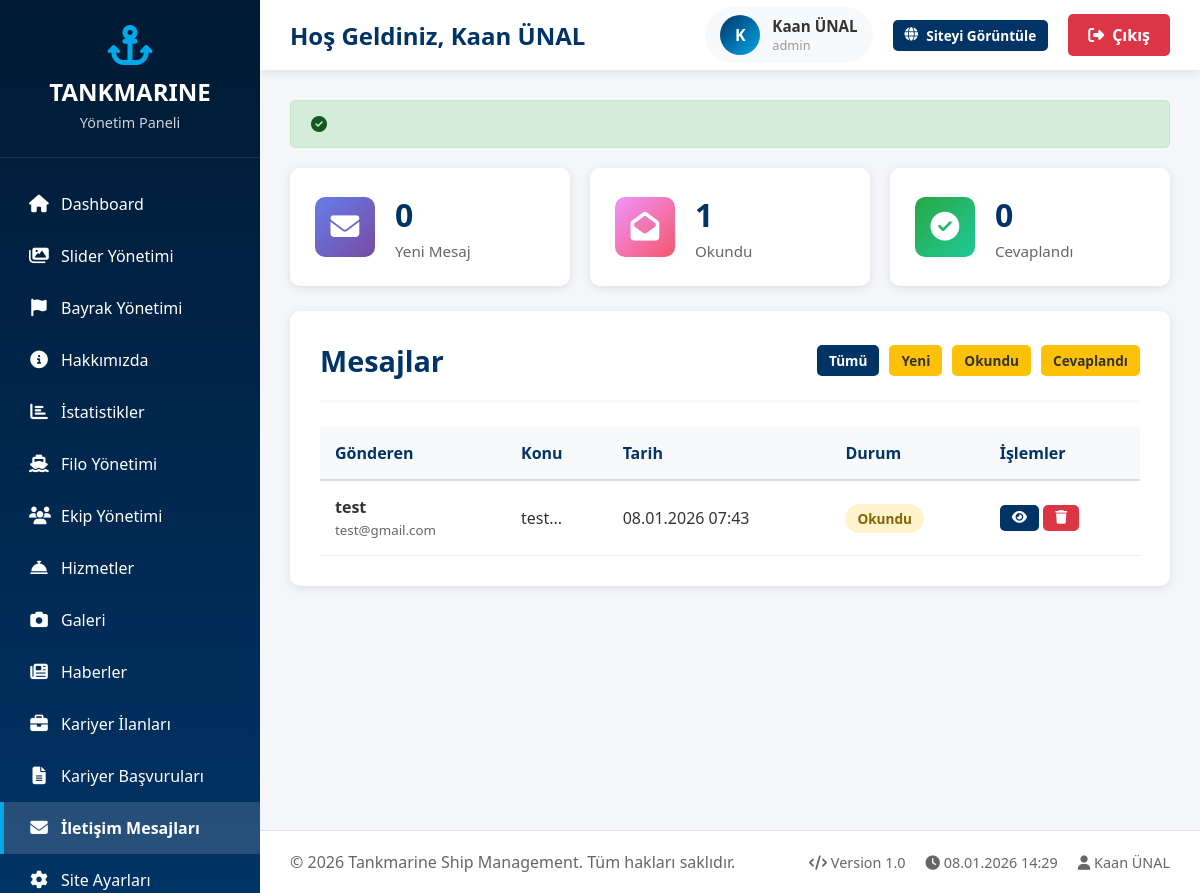
Screenshot of /admin/messages.php (signed in) with the database file from the repository.
### tables this page shows
CREATE TABLE `contact_messages` (
  `id` int(11) NOT NULL,
  `name` varchar(255) DEFAULT NULL,
  `email` varchar(100) DEFAULT NULL,
  `phone` varchar(50) DEFAULT NULL,
  `subject` varchar(255) DEFAULT NULL,
  `message` text DEFAULT NULL,
  `status` varchar(50) DEFAULT 'new',
  `created_at` timestamp NOT NULL DEFAULT current_timestamp()
);

### config.php (called while the page is built, shortened)
<?php
try {
    $pdo = new PDO(
        "mysql:host=" . DB_HOST . ";dbname=" . DB_NAME . ";charset=utf8mb4",
        DB_USER,
        DB_PASS,
        [
            PDO::ATTR_ERRMODE => PDO::ERRMODE_EXCEPTION,
            PDO::ATTR_DEFAULT_FETCH_MODE => PDO::FETCH_ASSOC,
            PDO::ATTR_EMULATE_PREPARES => false
        ]
    );
} catch(PDOException $e) {
    die("Veritabanı bağlantı hatası: " . $e->getMessage());
}
function flash($key, $value = null) {
    if ($value === null) {
        if (isset($_SESSION['flash'][$key])) {
            $value = $_SESSION['flash'][$key];
            return $value;
        }
        return null;
    }
}
function isAdmin() {
    return isset($_SESSION['admin_id']);
}
function getAdmin() {
    global $pdo;
    $stmt = $pdo->prepare("SELECT * FROM admin_users WHERE id = ?");
    $stmt->execute([$_SESSION['admin_id']]);
    return $stmt->fetch();
}
?>

### admin/messages.php (the view, shortened to what this page needs)
<?php
require_once 'header.php';
$view_message = null;
$filter = $_GET['filter'] ?? 'all';
if ($filter == 'new') {
    $stmt = $pdo->query("SELECT * FROM contact_messages WHERE status = 'new' ORDER BY created_at DESC");
} elseif ($filter == 'read') {
    $stmt = $pdo->query("SELECT * FROM contact_messages WHERE status = 'read' ORDER BY created_at DESC");
} elseif ($filter == 'replied') {
    $stmt = $pdo->query("SELECT * FROM contact_messages WHERE status = 'replied' ORDER BY created_at DESC");
} else {
    $stmt = $pdo->query("SELECT * FROM contact_messages ORDER BY created_at DESC");
}
$messages = $stmt->fetchAll();
$new_count = $pdo->query("SELECT COUNT(*) FROM contact_messages WHERE status = 'new'")->fetchColumn();
$read_count = $pdo->query("SELECT COUNT(*) FROM contact_messages WHERE status = 'read'")->fetchColumn();
$replied_count = $pdo->query("SELECT COUNT(*) FROM contact_messages WHERE status = 'replied'")->fetchColumn();
?>
<?php if(flash('success')): ?>
<div class="alert alert-success"><i class="fas fa-check-circle"></i> <?php echo flash('success'); ?></div>
<?php endif; ?>
<?php if($view_message): ?>
<div class="content-card">
    <div class="content-header">
        <h2>Mesaj Detayı</h2>
        <a href="messages.php" class="btn btn-primary btn-sm">
            <i class="fas fa-arrow-left"></i> Geri Dön
        </a>
    </div>
    <div style="background: var(--light); padding: 25px; border-radius: 10px; margin-bottom: 20px;">
        <div style="display: grid; grid-template-columns: 1fr 1fr; gap: 20px; margin-bottom: 20px;">
            <div>
                <strong style="color: var(--primary);">Gönderen:</strong>
                <p style="margin-top: 5px; font-size: 1.1rem;"><?php echo htmlspecialchars($view_message['name']); ?></p>
            </div>
            <div>
                <strong style="color: var(--primary);">Tarih:</strong>
                <p style="margin-top: 5px;"><?php echo date('d.m.Y H:i', strtotime($view_message['created_at'])); ?></p>
            </div>
            <div>
                <strong style="color: var(--primary);">E-posta:</strong>
                <p style="margin-top: 5px;">
                    <a href="mailto:<?php echo $view_message['email']; ?>" style="color: var(--accent);">
                        <?php echo htmlspecialchars($view_message['email']); ?>
                    </a>
                </p>
            </div>
            <div>
                <strong style="color: var(--primary);">Telefon:</strong>
                <p style="margin-top: 5px;">
                    <a href="tel:<?php echo $view_message['phone']; ?>" style="color: var(--accent);">
                        <?php echo htmlspecialchars($view_message['phone']); ?>
                    </a>
                </p>
            </div>
        </div>
        <div style="margin-bottom: 20px;">
            <strong style="color: var(--primary);">Konu:</strong>
            <p style="margin-top: 5px; font-size: 1.1rem; font-weight: 600;">
                <?php echo htmlspecialchars($view_message['subject']); ?>
            </p>
        </div>
        <div>
            <strong style="color: var(--primary);">Mesaj:</strong>
            <p style="margin-top: 10px; line-height: 1.8; white-space: pre-wrap;">
                <?php echo htmlspecialchars($view_message['message']); ?>
            </p>
        </div>
    </div>
    <form method="POST" style="display: flex; gap: 10px; align-items: center;">
        <input type="hidden" name="message_id" value="<?php echo $view_message['id']; ?>">
        <select name="status" class="form-control" style="width: auto;">
            <option value="new" <?php echo $view_message['status'] == 'new' ? 'selected' : ''; ?>>Yeni</option>
            <option value="read" <?php echo $view_message['status'] == 'read' ? 'selected' : ''; ?>>Okundu</option>
            <option value="replied" <?php echo $view_message['status'] == 'replied' ? 'selected' : ''; ?>>Cevaplandı</option>
        </select>
        <button type="submit" name="update_status" class="btn btn-success">
            <i class="fas fa-save"></i> Durumu Güncelle
        </button>
        <a href="mailto:<?php echo $view_message['email']; ?>?subject=Re: <?php echo urlencode($view_message['subject']); ?>" class="btn btn-primary">
            <i class="fas fa-reply"></i> E-posta ile Cevapla
        </a>
        <a href="messages.php?delete=<?php echo $view_message['id']; ?>" class="btn btn-danger" onclick="return confirmDelete()">
            <i class="fas fa-trash"></i> Sil
        </a>
    </form>
</div>
<?php else: ?>
<div style="display: grid; grid-template-columns: repeat(3, 1fr); gap: 20px; margin-bottom: 25px;">
    <div class="stat-card">
        <div class="stat-icon blue">
            <i class="fas fa-envelope"></i>
        </div>
        <div class="stat-info">
            <h3><?php echo $new_count; ?></h3>
            <p>Yeni Mesaj</p>
        </div>
    </div>
    <div class="stat-card">
        <div class="stat-icon orange">
            <i class="fas fa-envelope-open"></i>
        </div>
        <div class="stat-info">
            <h3><?php echo $read_count; ?></h3>
            <p>Okundu</p>
        </div>
    </div>
    <div class="stat-card">
        <div class="stat-icon green">
            <i class="fas fa-check-circle"></i>
        </div>
        <div class="stat-info">
            <h3><?php echo $replied_count; ?></h3>
            <p>Cevaplandı</p>
        </div>
    </div>
</div>
<div class="content-card">
    <div class="content-header">
        <h2>Mesajlar</h2>
        <div style="display: flex; gap: 10px;">
            <a href="messages.php?filter=all" class="btn <?php echo $filter == 'all' ? 'btn-primary' : 'btn-warning'; ?> btn-sm">Tümü</a>
            <a href="messages.php?filter=new" class="btn <?php echo $filter == 'new' ? 'btn-primary' : 'btn-warning'; ?> btn-sm">Yeni</a>
            <a href="messages.php?filter=read" class="btn <?php echo $filter == 'read' ? 'btn-primary' : 'btn-warning'; ?> btn-sm">Okundu</a>
            <a href="messages.php?filter=replied" class="btn <?php echo $filter == 'replied' ? 'btn-primary' : 'btn-warning'; ?> btn-sm">Cevaplandı</a>
        </div>
    </div>
    <?php if(count($messages) > 0): ?>
    <table class="data-table">
        <thead>
            <tr>
                <th>Gönderen</th>
                <th>Konu</th>
                <th>Tarih</th>
                <th>Durum</th>
                <th>İşlemler</th>
            </tr>
        </thead>
        <tbody>
            <?php foreach($messages as $msg): ?>
            <tr style="<?php echo $msg['status'] == 'new' ? 'background: #fff3cd;' : ''; ?>">
                <td>
                    <strong><?php echo htmlspecialchars($msg['name']); ?></strong><br>
                    <small style="color: #666;"><?php echo htmlspecialchars($msg['email']); ?></small>
                </td>
                <td><?php echo htmlspecialchars(substr($msg['subject'], 0, 50)) . '...'; ?></td>
                <td><?php echo date('d.m.Y H:i', strtotime($msg['created_at'])); ?></td>
                <td>
                    <?php
                    $status_badge = [
                        'new' => 'success',
                        'read' => 'warning',
                        'replied' => 'primary'
                    ];
                    $status_text = [
                        'new' => 'Yeni',
                        'read' => 'Okundu',
                        'replied' => 'Cevaplandı'
                    ];
                    ?>
                    <span class="badge badge-<?php echo $status_badge[$msg['status']]; ?>">
                        <?php echo $status_text[$msg['status']]; ?>
                    </span>
                </td>
                <td>
                    <a href="messages.php?view=<?php echo $msg['id']; ?>" class="btn btn-primary btn-sm">
                        <i class="fas fa-eye"></i>
                    </a>
                    <a href="messages.php?delete=<?php echo $msg['id']; ?>" class="btn btn-danger btn-sm" onclick="return confirmDelete()">
                        <i class="fas fa-trash"></i>
                    </a>
                </td>
            </tr>
            <?php endforeach; ?>
        </tbody>
    </table>
    <?php endif; ?>
</div>
<?php endif; ?>
<?php require_once 'footer.php'; ?>

### admin/header.php (shortened to what this page needs)
<?php
require_once '../config.php';
$admin = getAdmin();
$current_page = basename($_SERVER['PHP_SELF'], '.php');
?><!DOCTYPE html>
<html lang="tr">
<head>
    <link rel="stylesheet" href="https://cdnjs.cloudflare.com/ajax/libs/font-awesome/6.4.0/css/all.min.css">
</head>
<body>
    <div class="sidebar">
        <div class="sidebar-logo">
            <i class="fas fa-anchor"></i>
            <h1>TANKMARINE</h1>
            <p>Yönetim Paneli</p>
        </div>
        <nav class="sidebar-menu">
            <a href="index.php" class="menu-item <?php echo $current_page == 'index' ? 'active' : ''; ?>">
                <i class="fas fa-home"></i>
                <span>Dashboard</span>
            </a>
            <a href="sliders.php" class="menu-item <?php echo $current_page == 'sliders' ? 'active' : ''; ?>">
                <i class="fas fa-images"></i>
                <span>Slider Yönetimi</span>
            </a>
            <a href="flags.php" class="menu-item <?php echo $current_page == 'flags' ? 'active' : ''; ?>">
                <i class="fas fa-flag"></i>
                <span>Bayrak Yönetimi</span>
            </a>
            <a href="about.php" class="menu-item <?php echo $current_page == 'about' ? 'active' : ''; ?>">
                <i class="fas fa-info-circle"></i>
                <span>Hakkımızda</span>
            </a>
            <a href="statistics.php" class="menu-item <?php echo $current_page == 'statistics' ? 'active' : ''; ?>">
                <i class="fas fa-chart-bar"></i>
                <span>İstatistikler</span>
            </a>
            <a href="fleet.php" class="menu-item <?php echo $current_page == 'fleet' ? 'active' : ''; ?>">
                <i class="fas fa-ship"></i>
                <span>Filo Yönetimi</span>
            </a>
            <a href="team.php" class="menu-item <?php echo $current_page == 'team' ? 'active' : ''; ?>">
                <i class="fas fa-users"></i>
                <span>Ekip Yönetimi</span>
            </a>
            <a href="services.php" class="menu-item <?php echo $current_page == 'services' ? 'active' : ''; ?>">
                <i class="fas fa-concierge-bell"></i>
                <span>Hizmetler</span>
            </a>
            <a href="gallery.php" class="menu-item <?php echo $current_page == 'gallery' ? 'active' : ''; ?>">
                <i class="fas fa-camera"></i>
                <span>Galeri</span>
            </a>
            <a href="news.php" class="menu-item <?php echo $current_page == 'news' ? 'active' : ''; ?>">
                <i class="fas fa-newspaper"></i>
                <span>Haberler</span>
            </a>
            <a href="careers.php" class="menu-item <?php echo $current_page == 'careers' ? 'active' : ''; ?>">
                <i class="fas fa-briefcase"></i>
                <span>Kariyer İlanları</span>
            </a>
            <a href="applications.php" class="menu-item <?php echo $current_page == 'applications' ? 'active' : ''; ?>">
                <i class="fas fa-file-alt"></i>
                <span>Kariyer Başvuruları</span>
            </a>
            <a href="messages.php" class="menu-item <?php echo $current_page == 'messages' ? 'active' : ''; ?>">
                <i class="fas fa-envelope"></i>
                <span>İletişim Mesajları</span>
            </a>
            <a href="settings.php" class="menu-item <?php echo $current_page == 'settings' ? 'active' : ''; ?>">
                <i class="fas fa-cog"></i>
                <span>Site Ayarları</span>
            </a>
        </nav>
    </div>
    <div class="top-header">
        <div class="header-left">
            <h2>Hoş Geldiniz, <?php echo htmlspecialchars($admin['full_name']); ?></h2>
        </div>
        <div class="header-right">
            <div class="user-info">
                <div class="user-avatar">
                    <?php echo strtoupper(substr($admin['full_name'], 0, 1)); ?>
                </div>
                <div>
                    <div style="font-weight: 600; font-size: 0.95rem;">
                        <?php echo htmlspecialchars($admin['full_name']); ?>
                    </div>
                    <div style="font-size: 0.8rem; color: #999;">
                        <?php echo htmlspecialchars($admin['role']); ?>
                    </div>
                </div>
            </div>
            <a href="<?php echo SITE_URL; ?>" target="_blank" class="btn btn-primary btn-sm">
                <i class="fas fa-globe"></i> Siteyi Görüntüle
            </a>
            <a href="logout.php" class="logout-btn">
                <i class="fas fa-sign-out-alt"></i> Çıkış
            </a>
        </div>
    </div>
    <div class="main-content">

### admin/footer.php (shortened to what this page needs)
</div>
    <footer style="margin-left: var(--sidebar-width); padding: 20px 30px; background: white; border-top: 1px solid #e0e0e0; margin-top: 30px;">
        <div style="display: flex; justify-content: space-between; align-items: center; color: #666;">
            <div>
                &copy; <?php echo date('Y'); ?> Tankmarine Ship Management. Tüm hakları saklıdır.
            </div>
            <div style="display: flex; gap: 20px; font-size: 0.9rem;">
                <span><i class="fas fa-code"></i> Version 1.0</span>
                <span><i class="fas fa-clock"></i> <?php echo date('d.m.Y H:i'); ?></span>
                <span><i class="fas fa-user"></i> <?php echo htmlspecialchars($admin['username']); ?></span>
            </div>
        </div>
    </footer>
</body>
</html>

### rows the page displays
contact_messages: name "test", email "test@gmail.com", subject "test", created_at "08.01.2026 07:43", status "Okundu"

### other values shown
$admin['full_name'] "Kaan ÜNAL"
substr($admin['full_name'], 0, 1) "K"
$admin['role'] "admin"
$new_count "0"
$read_count "1"
$replied_count "0"
$admin['username'] "Kaan ÜNAL"
